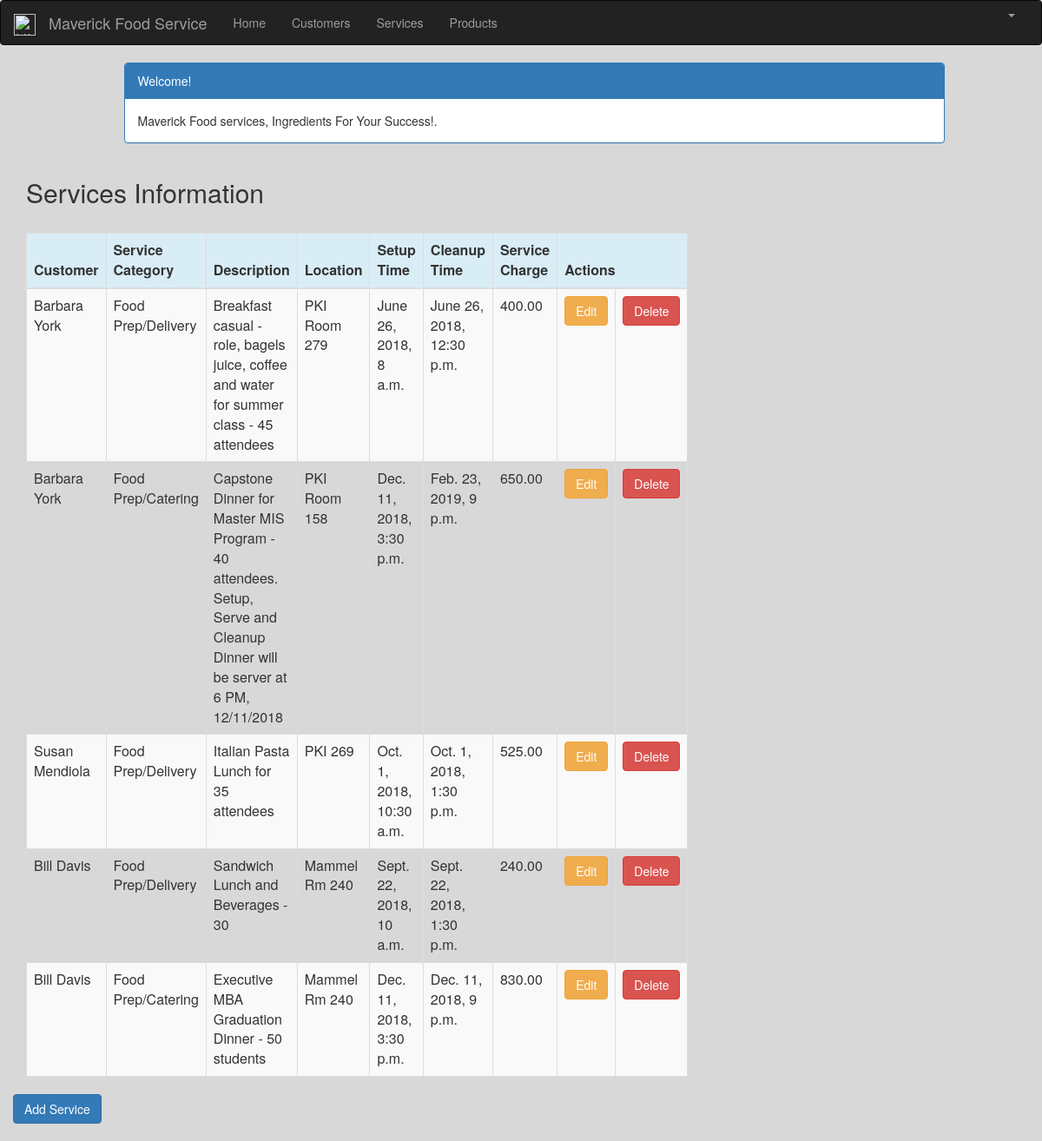
Screenshot of /service_list (signed in) with the database file from the repository.
### crm/models.py (models this page shows, shortened)
class Service(models.Model):
    cust_name = models.ForeignKey(Customer, on_delete=models.CASCADE, related_name='services')
    service_category = models.CharField(max_length=100)
    description = models.TextField()
    location = models.CharField(max_length=200)
    setup_time = models.DateTimeField(
        default=timezone.now)
    cleanup_time = models.DateTimeField(
        default=timezone.now)
    service_charge = models.DecimalField(max_digits=10, decimal_places=2)
    created_date = models.DateTimeField(
        default=timezone.now)
    updated_date = models.DateTimeField(auto_now_add=True)

class Customer(models.Model):
    cust_name = models.CharField(max_length=50)
    organization = models.CharField(max_length=100, blank=True)
    role = models.CharField(max_length=100)
    email = models.EmailField(max_length=100)
    bldgroom = models.CharField(max_length=100)
    address = models.CharField(max_length=200)
    account_number = models.IntegerField(blank=False, null=False)
    city = models.CharField(max_length=50)
    state = models.CharField(max_length=50)
    zipcode = models.CharField(max_length=10)
    phone_number = models.CharField(max_length=50)
    created_date = models.DateTimeField(
        default=timezone.now)
    updated_date = models.DateTimeField(auto_now_add=True)
    def __str__(self):
        return str(self.cust_name)

### crm/views.py (the view)
# urls.py: path('service_list', views.service_list, name='service_list'),
@login_required
def service_list(request):
   services = Service.objects.filter(created_date__lte=timezone.now())
   return render(request, 'crm/service_list.html', {'services': services})

### crm/templates/crm/service_list.html (shortened to what this page needs)
{% extends 'crm/base.html' %}
{% block content %}
<html xmlns="http://www.w3.org/1999/html">
    <head>
        <link rel="stylesheet" href="https://maxcdn.bootstrapcdn.com/bootstrap/3.3.4/css/bootstrap.min.css">
    </head>
    <body>
    <div class="container">
        <div class="row">
            <div class="col-md-10 col-md-offset-1">
                <div class="panel panel-primary">
                    <div class="panel-heading">Welcome!</div>
                    <div class="panel-body">
                        Maverick Food services, Ingredients For Your Success!.
                    </div>
                </div>
            </div>
        </div>
    </div>
    <div class="row">
        <h2 style="padding-left: 15Px">Services Information</h2>
    </div>
    <br>
        <table class="table table-striped table-bordered table-hover">
            <thead>
            <tr class="bg-info">
                <th>Customer</th>
                <th>Service Category</th>
                <th>Description</th>
                <th>Location</th>
                <th>Setup Time</th>
                <th>Cleanup Time</th>
                <th>Service Charge</th>
                <th colspan="3">Actions</th>
            </tr>
            </thead>
            <tbody>
            {% for service in services %}
                <tr>
                    <td>{{ service.cust_name }}</td>
                    <td>{{ service.service_category }}</td>
                     <td>{{ service.description }}</td>
                    <td>{{ service.location }}</td>
                    <td>{{ service.setup_time }}</td>
                    <td>{{ service.cleanup_time }}</td>
                    <td>{{ service.service_charge }}</td>
                    <td><a href="{% url 'crm:service_edit' pk=service.pk %}" class="btn btn-warning">Edit</a>
                    <td><a href="{% url 'crm:service_delete' pk=service.pk %}"
                           onclick="return confirm('Are you sure you want to delete?')"
                           class="btn btn-danger">Delete</a>
                    </td>
                </tr>
            {% endfor %}
            </tbody>
        </table>
     <div class="row">
         <a href="{% url 'crm:service_new' %}" class="row"><span
                    class="btn btn-primary">Add Service</span></a>
     </div>
    </div>
    </body>
    </html>
{% endblock %}

### crm/templates/crm/base.html (shortened to what this page needs)
{% load staticfiles %}
<html lang="en">
<head>
    <link rel="stylesheet" href="https://maxcdn.bootstrapcdn.com/bootstrap/3.3.7/css/bootstrap.min.css">
</head>
<body id="app-layout">
<nav class="navbar navbar-inverse">
    <div class="container-fluid">
        <div class="navbar-header">
            <a class="navbar-brand" href="/">
                <img src="{% static "images/UNO-icon-color.png" %}" alt="UNO logo" style="width:25px;height:25px;"/>
            </a>
            <a class="navbar-brand" href="/">
                Maverick Food Service
            </a>
        </div>
        <div class="collapse navbar-collapse" id="myNavbar">
            <ul class="nav navbar-nav">
                <li><a href="{% url 'crm:home' %}">Home</a></li>
                <li><a href="{% url 'crm:customer_list' %}">Customers</a></li>
               <li><a href="{% url 'crm:service_list' %}">Services</a></li>
                <li><a href="{% url 'crm:product_list' %}">Products</a></li>
            </ul>
            <ul class="nav navbar-nav navbar-right">
                {% if user.is_authenticated %}
                    <li class="dropdown">
                        <a href="#" class="dropdown-toggle" data-toggle="dropdown" role="button" aria-expanded="false">
                            <span class="caret"></span>
                        </a>
                    </li>
                {% else %}
                    <li><a href="{% url 'login' %}"><span class="glyphicon glyphicon-log-in"></span> Login</a></li>
                {% endif %}
            </ul>
        </div>
    </div>
</nav>
<div class="content container">
    <div class="row">
        <div class="col-md-8">
            {% block content %}{% endblock %}
</body>
</html>

### crm/templates/crm/base.html (style rules this page uses)
body { background-color: #d8d8d8; }
.navbar { margin-bottom: 0; border-radius: 0; }

### crm/templates/crm/service_list.html (style rules this page uses)
body { background-color: #d8d8d8; }

### rows the page displays
Service: cust_name "Barbara York", service_category "Food Prep/Delivery", description "Breakfast casual - role, bagels juice, coffee and water for summer class - 45 attendees", location "PKI Room 279", setup_time "June 26, 2018, 8 a.m.", cleanup_time "June 26, 2018, 12:30 p.m.", service_charge "400.00"
Service: cust_name "Barbara York", service_category "Food Prep/Catering", description "Capstone Dinner for Master MIS Program - 40 attendees. Setup, Serve and Cleanup Dinner will be server at 6 PM, 12/11/2018", location "PKI Room 158", setup_time "Dec. 11, 2018, 3:30 p.m.", cleanup_time "Feb. 23, 2019, 9 p.m.", service_charge "650.00"
Service: cust_name "Susan Mendiola", service_category "Food Prep/Delivery", description "Italian Pasta Lunch for 35 attendees", location "PKI 269", setup_time "Oct. 1, 2018, 10:30 a.m.", cleanup_time "Oct. 1, 2018, 1:30 p.m.", service_charge "525.00"
Service: cust_name "Bill Davis", service_category "Food Prep/Delivery", description "Sandwich Lunch and Beverages - 30", location "Mammel Rm 240", setup_time "Sept. 22, 2018, 10 a.m.", cleanup_time "Sept. 22, 2018, 1:30 p.m.", service_charge "240.00"
Service: cust_name "Bill Davis", service_category "Food Prep/Catering", description "Executive MBA Graduation Dinner - 50 students", location "Mammel Rm 240", setup_time "Dec. 11, 2018, 3:30 p.m.", cleanup_time "Dec. 11, 2018, 9 p.m.", service_charge "830.00"
